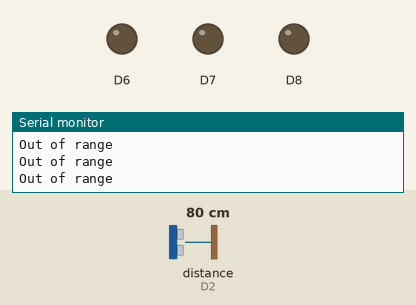
This sketch was run on a simulated ESP8266 (NodeMCU). On the bench: output pins drawn as LEDs (lit = HIGH), the last lines printed to the serial monitor. Wiring (inferred from the names in the program): ultrasonic range finder: trigger D1; echo D2. Inputs (shaded band) come from the test bench; at power-on: distance to the obstacle (sensor on D2) 80 cm. The echo pulse lasts 58.3 µs per cm; pins used as bus, display or sensor lines are not drawn.

Above: at 1.3 s.
1.4 s: distance to the obstacle (sensor on D2) set to 33 cm
2.9 s: distance to the obstacle (sensor on D2) set to 27 cm
At 3.8 s:
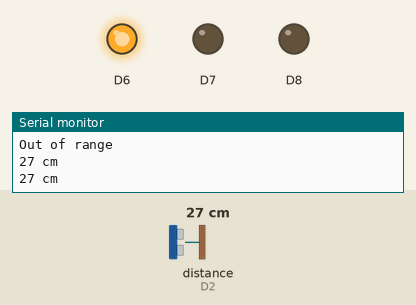
4.5 s: distance to the obstacle (sensor on D2) set to 22 cm
6.0 s: distance to the obstacle (sensor on D2) set to 18 cm
At 6.5 s:
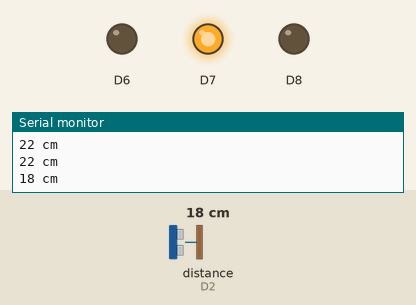
7.5 s: distance to the obstacle (sensor on D2) set to 11 cm
9.0 s: distance to the obstacle (sensor on D2) set to 8 cm
At 10.2 s:
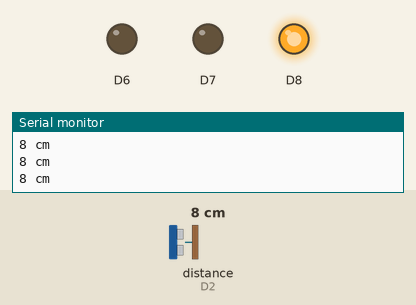
Timing chart, 0 to 11.5 s (numbered marks = the images above; inputs shaded):
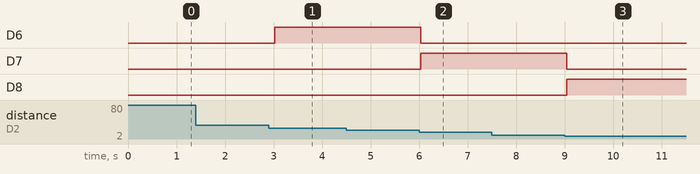

Measured:
- the behaviour switches between 31 and 30 cm on distance to the obstacle (sensor on D2) (found by bisection; images 0 and 1)
- the behaviour switches between 20 and 19 cm on distance to the obstacle (sensor on D2) (found by bisection; images 1 and 2)
- the behaviour switches between 10 and 9 cm on distance to the obstacle (sensor on D2) (found by bisection; images 2 and 3)
- after the input at 2.9 s, D6: LOW → HIGH after 0.13 s
- after the input at 6.0 s, D6: HIGH → LOW at once; D7: LOW → HIGH at once
- after the input at 9.0 s, D7: HIGH → LOW at once; D8: LOW → HIGH at once

The sketch:

ultrasonic_distance_calculator.ino
```cpp
#define TRIGGER 5
#define ECHO    4

// NodeMCU Pin D1 > TRIGGER | Pin D2 > ECHO

void setup() {

  Serial.begin (9600);
  pinMode(TRIGGER, OUTPUT);
  pinMode(ECHO, INPUT);
  pinMode(D6, OUTPUT);
  pinMode(D7, OUTPUT);
  pinMode(D8, OUTPUT);
}

void loop() {

  long duration, distance;
  digitalWrite(TRIGGER, LOW);
  delayMicroseconds(2);

  digitalWrite(TRIGGER, HIGH);
  delayMicroseconds(10);

  digitalWrite(TRIGGER, LOW);
  duration = pulseIn(ECHO, HIGH);
  distance = (duration/2) / 29.1;

   if (distance <= 30) {
    digitalWrite(D6, HIGH);

}
  else {
    digitalWrite(D6,LOW);
  }
  if (distance < 20) {
      digitalWrite(D7, HIGH);
      digitalWrite(D6, LOW);


}
  else {
    digitalWrite(D7, LOW);
  }
  if (distance < 10) {
    digitalWrite(D8, HIGH);
    digitalWrite(D6, LOW);
    digitalWrite(D7, LOW);
}
  else {
    digitalWrite(D8,LOW);
  }


  if (distance > 30 || distance <= 0){
    Serial.println("Out of range");

  }
  else {
    Serial.print(distance);
    Serial.println(" cm");


  }
  delay(500);
}
```
